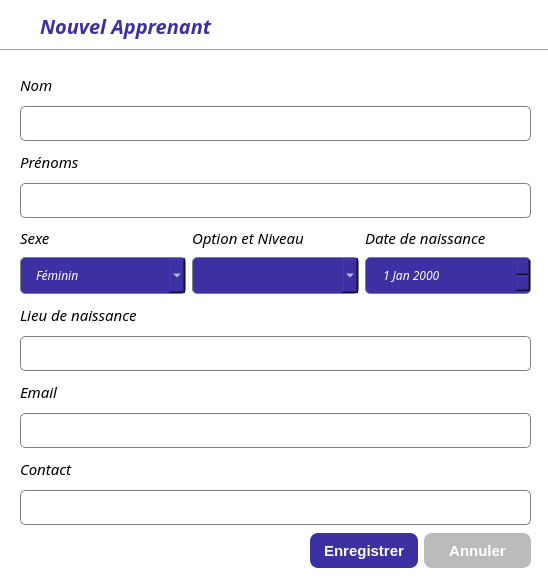
<?xml version="1.0" encoding="UTF-8"?>
<ui version="4.0">
 <class>StudentDialog</class>
 <widget class="QDialog" name="StudentDialog">
  <property name="geometry">
   <rect>
    <x>0</x>
    <y>0</y>
    <width>548</width>
    <height>584</height>
   </rect>
  </property>
  <property name="windowTitle">
   <string>Gestion de Apprenants</string>
  </property>
  <property name="windowIcon">
   <iconset resource="resources.qrc">
    <normaloff>:/icons/logo_zanischool.png</normaloff>:/icons/logo_zanischool.png</iconset>
  </property>
  <property name="styleSheet">
   <string notr="true">QDialog{
background-color: rgb(255, 255, 255);
}

QLineEdit{
border: 1px solid gray;
border-radius: 5px;
height:35px;
padding-left:15px;
}

QDateEdit{
border: 1px solid gray;
border-radius: 5px;
height:35px;
padding-left:15px;
color:white;
background-color: rgb(61, 48, 162);
}

QComboBox{
border: 1px solid gray;
border-radius: 5px;
height:35px;
padding-left:15px;
color:white;
background-color: rgb(61, 48, 162);
selection-background-color: rgb(176, 94, 255);
}</string>
  </property>
  <widget class="Line" name="line">
   <property name="geometry">
    <rect>
     <x>0</x>
     <y>40</y>
     <width>551</width>
     <height>20</height>
    </rect>
   </property>
   <property name="orientation">
    <enum>Qt::Horizontal</enum>
   </property>
  </widget>
  <widget class="QLabel" name="label">
   <property name="geometry">
    <rect>
     <x>40</x>
     <y>10</y>
     <width>251</width>
     <height>31</height>
    </rect>
   </property>
   <property name="font">
    <font>
     <family>Montserrat Black</family>
     <pointsize>15</pointsize>
     <weight>75</weight>
     <italic>true</italic>
     <bold>true</bold>
    </font>
   </property>
   <property name="styleSheet">
    <string notr="true">color: rgb(61, 48, 162);</string>
   </property>
   <property name="text">
    <string>Nouvel Apprenant</string>
   </property>
  </widget>
  <widget class="QWidget" name="layoutWidget">
   <property name="geometry">
    <rect>
     <x>20</x>
     <y>70</y>
     <width>511</width>
     <height>455</height>
    </rect>
   </property>
   <layout class="QVBoxLayout" name="verticalLayout_9">
    <item>
     <layout class="QVBoxLayout" name="verticalLayout">
      <item>
       <widget class="QLabel" name="label_2">
        <property name="font">
         <font>
          <family>Montserrat Medium</family>
          <pointsize>11</pointsize>
          <italic>true</italic>
         </font>
        </property>
        <property name="text">
         <string>Nom</string>
        </property>
       </widget>
      </item>
      <item>
       <widget class="QLineEdit" name="name_lineEdit">
        <property name="minimumSize">
         <size>
          <width>0</width>
          <height>35</height>
         </size>
        </property>
        <property name="maximumSize">
         <size>
          <width>16777215</width>
          <height>35</height>
         </size>
        </property>
        <property name="font">
         <font>
          <family>Montserrat SemiBold</family>
          <pointsize>11</pointsize>
          <weight>75</weight>
          <italic>true</italic>
          <bold>true</bold>
         </font>
        </property>
       </widget>
      </item>
     </layout>
    </item>
    <item>
     <layout class="QVBoxLayout" name="verticalLayout_2">
      <item>
       <widget class="QLabel" name="label_3">
        <property name="font">
         <font>
          <family>Montserrat Medium</family>
          <pointsize>11</pointsize>
          <italic>true</italic>
         </font>
        </property>
        <property name="text">
         <string>Prénoms</string>
        </property>
       </widget>
      </item>
      <item>
       <widget class="QLineEdit" name="name_lineEdit_2">
        <property name="minimumSize">
         <size>
          <width>0</width>
          <height>35</height>
         </size>
        </property>
        <property name="maximumSize">
         <size>
          <width>16777215</width>
          <height>35</height>
         </size>
        </property>
        <property name="font">
         <font>
          <family>Montserrat SemiBold</family>
          <pointsize>11</pointsize>
          <weight>75</weight>
          <italic>true</italic>
          <bold>true</bold>
         </font>
        </property>
       </widget>
      </item>
     </layout>
    </item>
    <item>
     <layout class="QHBoxLayout" name="horizontalLayout">
      <item>
       <layout class="QVBoxLayout" name="verticalLayout_3">
        <item>
         <widget class="QLabel" name="label_4">
          <property name="font">
           <font>
            <family>Montserrat Medium</family>
            <pointsize>11</pointsize>
            <italic>true</italic>
           </font>
          </property>
          <property name="text">
           <string>Sexe</string>
          </property>
         </widget>
        </item>
        <item>
         <widget class="QComboBox" name="gender_comboBox">
          <property name="font">
           <font>
            <family>Montserrat Medium</family>
            <italic>true</italic>
           </font>
          </property>
          <item>
           <property name="text">
            <string>Féminin</string>
           </property>
          </item>
          <item>
           <property name="text">
            <string>Masculin</string>
           </property>
          </item>
         </widget>
        </item>
       </layout>
      </item>
      <item>
       <layout class="QVBoxLayout" name="verticalLayout_4">
        <item>
         <widget class="QLabel" name="label_5">
          <property name="font">
           <font>
            <family>Montserrat Medium</family>
            <pointsize>11</pointsize>
            <italic>true</italic>
           </font>
          </property>
          <property name="text">
           <string>Option et Niveau</string>
          </property>
         </widget>
        </item>
        <item>
         <widget class="QComboBox" name="class_comboBox_2">
          <property name="font">
           <font>
            <family>Montserrat SemiBold</family>
            <weight>75</weight>
            <italic>true</italic>
            <bold>true</bold>
           </font>
          </property>
         </widget>
        </item>
       </layout>
      </item>
      <item>
       <layout class="QVBoxLayout" name="verticalLayout_5">
        <item>
         <widget class="QLabel" name="label_6">
          <property name="font">
           <font>
            <family>Montserrat Medium</family>
            <pointsize>11</pointsize>
            <italic>true</italic>
           </font>
          </property>
          <property name="text">
           <string>Date de naissance</string>
          </property>
         </widget>
        </item>
        <item>
         <widget class="QDateEdit" name="dateNaiss_dateEdit">
          <property name="font">
           <font>
            <family>Montserrat Medium</family>
            <italic>true</italic>
           </font>
          </property>
         </widget>
        </item>
       </layout>
      </item>
     </layout>
    </item>
    <item>
     <layout class="QVBoxLayout" name="verticalLayout_6">
      <item>
       <widget class="QLabel" name="label_7">
        <property name="font">
         <font>
          <family>Montserrat Medium</family>
          <pointsize>11</pointsize>
          <italic>true</italic>
         </font>
        </property>
        <property name="text">
         <string>Lieu de naissance</string>
        </property>
       </widget>
      </item>
      <item>
       <widget class="QLineEdit" name="lieuNaiss_lineEdit">
        <property name="minimumSize">
         <size>
          <width>0</width>
          <height>35</height>
         </size>
        </property>
        <property name="maximumSize">
         <size>
          <width>16777215</width>
          <height>35</height>
         </size>
        </property>
        <property name="font">
         <font>
          <family>Montserrat SemiBold</family>
          <pointsize>11</pointsize>
          <weight>75</weight>
          <italic>true</italic>
          <bold>true</bold>
         </font>
        </property>
       </widget>
      </item>
     </layout>
    </item>
    <item>
     <layout class="QVBoxLayout" name="verticalLayout_7">
      <item>
       <widget class="QLabel" name="label_8">
        <property name="font">
         <font>
          <family>Montserrat Medium</family>
          <pointsize>11</pointsize>
          <italic>true</italic>
         </font>
        </property>
        <property name="text">
         <string>Email</string>
        </property>
       </widget>
      </item>
      <item>
       <widget class="QLineEdit" name="email_lineEdit">
        <property name="minimumSize">
         <size>
          <width>0</width>
          <height>35</height>
         </size>
        </property>
        <property name="maximumSize">
         <size>
          <width>16777215</width>
          <height>35</height>
         </size>
        </property>
        <property name="font">
         <font>
          <family>Montserrat SemiBold</family>
          <pointsize>11</pointsize>
          <weight>75</weight>
          <italic>true</italic>
          <bold>true</bold>
         </font>
        </property>
       </widget>
      </item>
     </layout>
    </item>
    <item>
     <layout class="QVBoxLayout" name="verticalLayout_8">
      <item>
       <widget class="QLabel" name="label_9">
        <property name="font">
         <font>
          <family>Montserrat Medium</family>
          <pointsize>11</pointsize>
          <italic>true</italic>
         </font>
        </property>
        <property name="text">
         <string>Contact</string>
        </property>
       </widget>
      </item>
      <item>
       <widget class="QLineEdit" name="contact_lineEdit">
        <property name="minimumSize">
         <size>
          <width>0</width>
          <height>35</height>
         </size>
        </property>
        <property name="maximumSize">
         <size>
          <width>16777215</width>
          <height>35</height>
         </size>
        </property>
        <property name="font">
         <font>
          <family>Montserrat SemiBold</family>
          <pointsize>11</pointsize>
          <weight>75</weight>
          <italic>true</italic>
          <bold>true</bold>
         </font>
        </property>
       </widget>
      </item>
     </layout>
    </item>
   </layout>
  </widget>
  <widget class="QWidget" name="layoutWidget">
   <property name="geometry">
    <rect>
     <x>310</x>
     <y>530</y>
     <width>221</width>
     <height>42</height>
    </rect>
   </property>
   <layout class="QHBoxLayout" name="horizontalLayout_2">
    <item>
     <widget class="QPushButton" name="saveStudentBtn">
      <property name="minimumSize">
       <size>
        <width>0</width>
        <height>35</height>
       </size>
      </property>
      <property name="font">
       <font>
        <pointsize>-1</pointsize>
        <weight>75</weight>
        <bold>true</bold>
       </font>
      </property>
      <property name="styleSheet">
       <string notr="true">QPushButton{
color:white;
border:none;
border-radius:8px;
font-size:15px;
background-color: rgb(61, 48, 162);
font-weight:bold;
}</string>
      </property>
      <property name="text">
       <string>Enregistrer</string>
      </property>
     </widget>
    </item>
    <item>
     <widget class="QPushButton" name="cancel_btn">
      <property name="minimumSize">
       <size>
        <width>0</width>
        <height>35</height>
       </size>
      </property>
      <property name="font">
       <font>
        <pointsize>-1</pointsize>
        <weight>75</weight>
        <bold>true</bold>
       </font>
      </property>
      <property name="styleSheet">
       <string notr="true">QPushButton{
color:white;
border:none;
border-radius:8px;
font-size:15px;
background-color: rgb(187, 187, 187);
font-weight:bold;
}</string>
      </property>
      <property name="text">
       <string>Annuler</string>
      </property>
     </widget>
    </item>
   </layout>
  </widget>
 </widget>
 <resources>
  <include location="resources.qrc"/>
 </resources>
 <connections/>
</ui>
